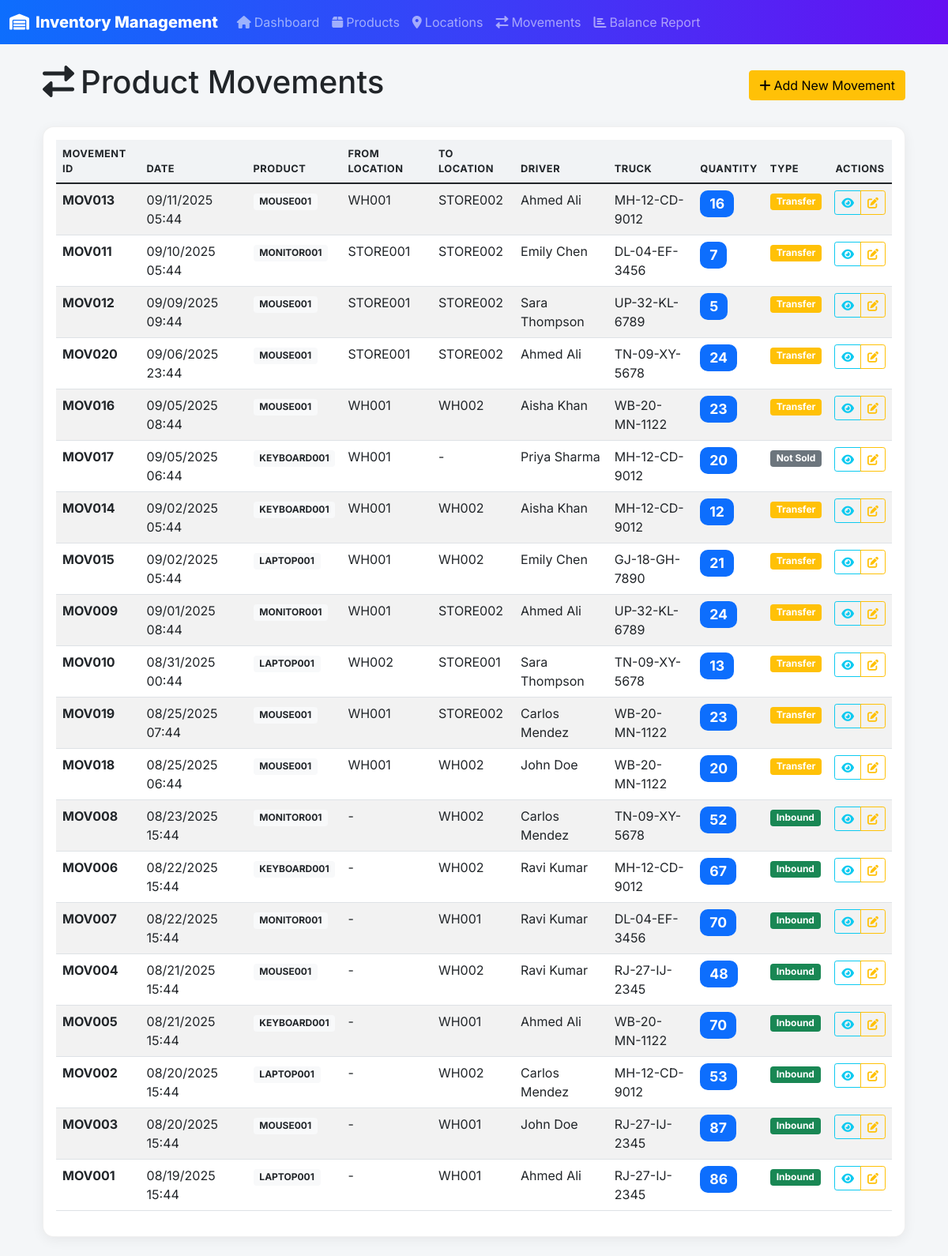
/movements, run on the app's committed database.
### app.py (models this page shows, shortened)
class ProductMovement(db.Model):
    movement_id = db.Column(db.String(50), primary_key=True)
    timestamp = db.Column(db.DateTime, nullable=False, default=datetime.utcnow)
    from_location = db.Column(db.String(50), db.ForeignKey('location.location_id'), nullable=True)
    to_location = db.Column(db.String(50), db.ForeignKey('location.location_id'), nullable=True)
    product_id = db.Column(db.String(50), db.ForeignKey('product.product_id'), nullable=False)
    qty = db.Column(db.Integer, nullable=False)
    driver_name = db.Column(db.String(100), nullable=True)
    truck_number = db.Column(db.String(50), nullable=True)
    product = db.relationship('Product', backref='movements')
    from_loc = db.relationship('Location', foreign_keys=[from_location], backref='outgoing_movements')
    to_loc = db.relationship('Location', foreign_keys=[to_location], backref='incoming_movements')

### app.py (the view)
@app.route('/movements')
def movements():
    movements = ProductMovement.query.order_by(ProductMovement.timestamp.desc()).all()
    return render_template('movements.html', movements=movements)

### templates/movements.html (shortened to what this page needs)
{% extends "base.html" %}
{% block content %}
<div class="container">
    <div class="row">
        <div class="col-12">
            <div class="d-flex justify-content-between align-items-center mb-4">
                <h1>
                    <i class="fas fa-exchange-alt me-2"></i>Product Movements
                </h1>
                <a href="{{ url_for('add_movement') }}" class="btn btn-warning">
                    <i class="fas fa-plus me-1"></i>Add New Movement
                </a>
            </div>
        </div>
    </div>
    <div class="row">
        <div class="col-12">
            <div class="card">
                <div class="card-body">
                    {% if movements %}
                        <div class="table-responsive">
                            <table class="table table-striped table-hover">
                                <thead>
                                    <tr>
                                        <th>Movement ID</th>
                                        <th>Date</th>
                                        <th>Product</th>
                                        <th>From Location</th>
                                        <th>To Location</th>
                                        <th>Driver</th>
                                        <th>Truck</th>
                                        <th>Quantity</th>
                                        <th>Type</th>
                                        <th class="text-center">Actions</th>
                                    </tr>
                                </thead>
                                <tbody>
                                    {% for movement in movements %}
                                    <tr>
                                        <td><strong>{{ movement.movement_id }}</strong></td>
                                        <td>{{ movement.timestamp.strftime('%m/%d/%Y %H:%M') }}</td>
                                        <td>
                                            <span class="badge bg-light text-dark">{{ movement.product_id }}</span>
                                        </td>
                                        <td>{{ movement.from_location or '-' }}</td>
                                        <td>{{ movement.to_location or '-' }}</td>
                                        <td>{{ movement.driver_name or '-' }}</td>
                                        <td>{{ movement.truck_number or '-' }}</td>
                                        <td>
                                            <span class="badge bg-primary badge-qty">{{ movement.qty }}</span>
                                        </td>
                                        <td>
                                            {% if movement.from_location and movement.to_location %}
                                                <span class="badge bg-warning">Transfer</span>
                                            {% elif movement.to_location and not movement.from_location %}
                                                <span class="badge bg-success">Inbound</span>
                                            {% elif movement.from_location and not movement.to_location %}
                                                <span class="badge bg-secondary">Not Sold</span>
                                            {% endif %}
                                        </td>
                                        <td class="text-center">
                                            <div class="btn-group" role="group">
                                                <a href="{{ url_for('view_movement', movement_id=movement.movement_id) }}"
                                                   class="btn btn-sm btn-outline-info">
                                                    <i class="fas fa-eye"></i>
                                                </a>
                                                <a href="{{ url_for('edit_movement', movement_id=movement.movement_id) }}"
                                                   class="btn btn-sm btn-outline-warning">
                                                    <i class="fas fa-edit"></i>
                                                </a>
                                            </div>
                                        </td>
                                    </tr>
                                    {% endfor %}
                                </tbody>
                            </table>
                        </div>
                    {% endif %}
                </div>
            </div>
        </div>
    </div>
</div>
{% endblock %}

### templates/base.html (shortened to what this page needs)
<!DOCTYPE html>
<html lang="en">
<head>
    <link href="https://cdn.jsdelivr.net/npm/bootstrap@5.1.3/dist/css/bootstrap.min.css" rel="stylesheet">
    <link href="https://cdnjs.cloudflare.com/ajax/libs/font-awesome/6.0.0/css/all.min.css" rel="stylesheet">
</head>
<body>
    <nav class="navbar navbar-expand-lg navbar-dark">
        <div class="container-fluid">
            <a class="navbar-brand" href="{{ url_for('index') }}">
                <i class="fas fa-warehouse me-2"></i>Inventory Management
            </a>
            <div class="collapse navbar-collapse" id="navbarNav">
                <ul class="navbar-nav me-auto">
                    <li class="nav-item">
                        <a class="nav-link" href="{{ url_for('index') }}">
                            <i class="fas fa-home me-1"></i>Dashboard
                        </a>
                    </li>
                    <li class="nav-item">
                        <a class="nav-link" href="{{ url_for('products') }}">
                            <i class="fas fa-box me-1"></i>Products
                        </a>
                    </li>
                    <li class="nav-item">
                        <a class="nav-link" href="{{ url_for('locations') }}">
                            <i class="fas fa-map-marker-alt me-1"></i>Locations
                        </a>
                    </li>
                    <li class="nav-item">
                        <a class="nav-link" href="{{ url_for('movements') }}">
                            <i class="fas fa-exchange-alt me-1"></i>Movements
                        </a>
                    </li>
                    <li class="nav-item">
                        <a class="nav-link" href="{{ url_for('balance_report') }}">
                            <i class="fas fa-chart-bar me-1"></i>Balance Report
                        </a>
                    </li>
                </ul>
            </div>
        </div>
    </nav>
    <div class="container-fluid">
        <div class="row">
            <main class="col-12 main-content">
                <div class="py-4">
                    {% block content %}{% endblock %}
                </div>
            </main>
        </div>
    </div>
</body>
</html>

### templates/base.html (style rules this page uses)
body { font-family: 'Inter', system-ui, -apple-system, Segoe UI, Roboto, Arial, sans-serif; background: #f4f6f8; }
.navbar-brand { font-weight: 800; }
.navbar { background: linear-gradient(90deg, #0d6efd 0%, #6610f2 100%); }
.card { border: 1px solid rgba(0, 0, 0, 0.06); box-shadow: 0 4px 16px rgba(0,0,0,0.06); border-radius: 14px; }
.table thead th { background-color: #f1f3f5; text-transform: uppercase; font-size: .8rem; letter-spacing: .04em; }
.main-content { min-height: calc(100vh - 56px); }
.badge-qty { font-size: 1.1rem; padding: .5rem .75rem; border-radius: 10px; }

### data on the page
ProductMovement: movement_id "MOV013", timestamp "09/11/2025 05:44", product_id "MOUSE001", from_location "WH001", to_location "STORE002", driver_name "Ahmed Ali", truck_number "MH-12-CD-9012", qty "16", shows "Transfer"
ProductMovement: movement_id "MOV011", timestamp "09/10/2025 05:44", product_id "MONITOR001", from_location "STORE001", to_location "STORE002", driver_name "Emily Chen", truck_number "DL-04-EF-3456", qty "7", shows "Transfer"
ProductMovement: movement_id "MOV012", timestamp "09/09/2025 09:44", product_id "MOUSE001", from_location "STORE001", to_location "STORE002", driver_name "Sara Thompson", truck_number "UP-32-KL-6789", qty "5", shows "Transfer"
ProductMovement: movement_id "MOV020", timestamp "09/06/2025 23:44", product_id "MOUSE001", from_location "STORE001", to_location "STORE002", driver_name "Ahmed Ali", truck_number "TN-09-XY-5678", qty "24", shows "Transfer"
ProductMovement: movement_id "MOV016", timestamp "09/05/2025 08:44", product_id "MOUSE001", from_location "WH001", to_location "WH002", driver_name "Aisha Khan", truck_number "WB-20-MN-1122", qty "23", shows "Transfer"
ProductMovement: movement_id "MOV017", timestamp "09/05/2025 06:44", product_id "KEYBOARD001", from_location "WH001", to_location "-", driver_name "Priya Sharma", truck_number "MH-12-CD-9012", qty "20", shows "Not Sold"
ProductMovement: movement_id "MOV014", timestamp "09/02/2025 05:44", product_id "KEYBOARD001", from_location "WH001", to_location "WH002", driver_name "Aisha Khan", truck_number "MH-12-CD-9012", qty "12", shows "Transfer"
ProductMovement: movement_id "MOV015", timestamp "09/02/2025 05:44", product_id "LAPTOP001", from_location "WH001", to_location "WH002", driver_name "Emily Chen", truck_number "GJ-18-GH-7890", qty "21", shows "Transfer"
ProductMovement: movement_id "MOV009", timestamp "09/01/2025 08:44", product_id "MONITOR001", from_location "WH001", to_location "STORE002", driver_name "Ahmed Ali", truck_number "UP-32-KL-6789", qty "24", shows "Transfer"
ProductMovement: movement_id "MOV010", timestamp "08/31/2025 00:44", product_id "LAPTOP001", from_location "WH002", to_location "STORE001", driver_name "Sara Thompson", truck_number "TN-09-XY-5678", qty "13", shows "Transfer"
ProductMovement: movement_id "MOV019", timestamp "08/25/2025 07:44", product_id "MOUSE001", from_location "WH001", to_location "STORE002", driver_name "Carlos Mendez", truck_number "WB-20-MN-1122", qty "23", shows "Transfer"
ProductMovement: movement_id "MOV018", timestamp "08/25/2025 06:44", product_id "MOUSE001", from_location "WH001", to_location "WH002", driver_name "John Doe", truck_number "WB-20-MN-1122", qty "20", shows "Transfer"
ProductMovement: movement_id "MOV008", timestamp "08/23/2025 15:44", product_id "MONITOR001", from_location "-", to_location "WH002", driver_name "Carlos Mendez", truck_number "TN-09-XY-5678", qty "52", shows "Inbound"
ProductMovement: movement_id "MOV006", timestamp "08/22/2025 15:44", product_id "KEYBOARD001", from_location "-", to_location "WH002", driver_name "Ravi Kumar", truck_number "MH-12-CD-9012", qty "67", shows "Inbound"
ProductMovement: movement_id "MOV007", timestamp "08/22/2025 15:44", product_id "MONITOR001", from_location "-", to_location "WH001", driver_name "Ravi Kumar", truck_number "DL-04-EF-3456", qty "70", shows "Inbound"
ProductMovement: movement_id "MOV004", timestamp "08/21/2025 15:44", product_id "MOUSE001", from_location "-", to_location "WH002", driver_name "Ravi Kumar", truck_number "RJ-27-IJ-2345", qty "48", shows "Inbound"
ProductMovement: movement_id "MOV005", timestamp "08/21/2025 15:44", product_id "KEYBOARD001", from_location "-", to_location "WH001", driver_name "Ahmed Ali", truck_number "WB-20-MN-1122", qty "70", shows "Inbound"
ProductMovement: movement_id "MOV002", timestamp "08/20/2025 15:44", product_id "LAPTOP001", from_location "-", to_location "WH002", driver_name "Carlos Mendez", truck_number "MH-12-CD-9012", qty "53", shows "Inbound"
ProductMovement: movement_id "MOV003", timestamp "08/20/2025 15:44", product_id "MOUSE001", from_location "-", to_location "WH001", driver_name "John Doe", truck_number "RJ-27-IJ-2345", qty "87", shows "Inbound"
ProductMovement: movement_id "MOV001", timestamp "08/19/2025 15:44", product_id "LAPTOP001", from_location "-", to_location "WH001", driver_name "Ahmed Ali", truck_number "RJ-27-IJ-2345", qty "86", shows "Inbound"
